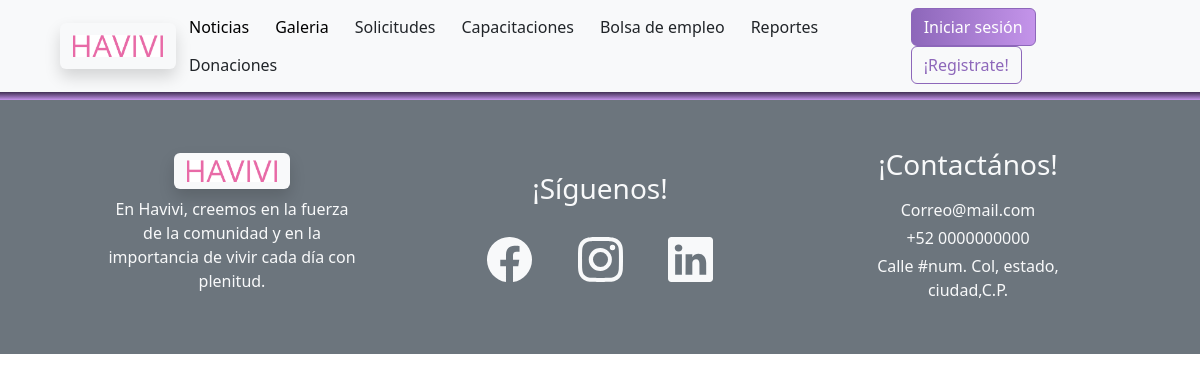
The app's page /empleo/, older data.
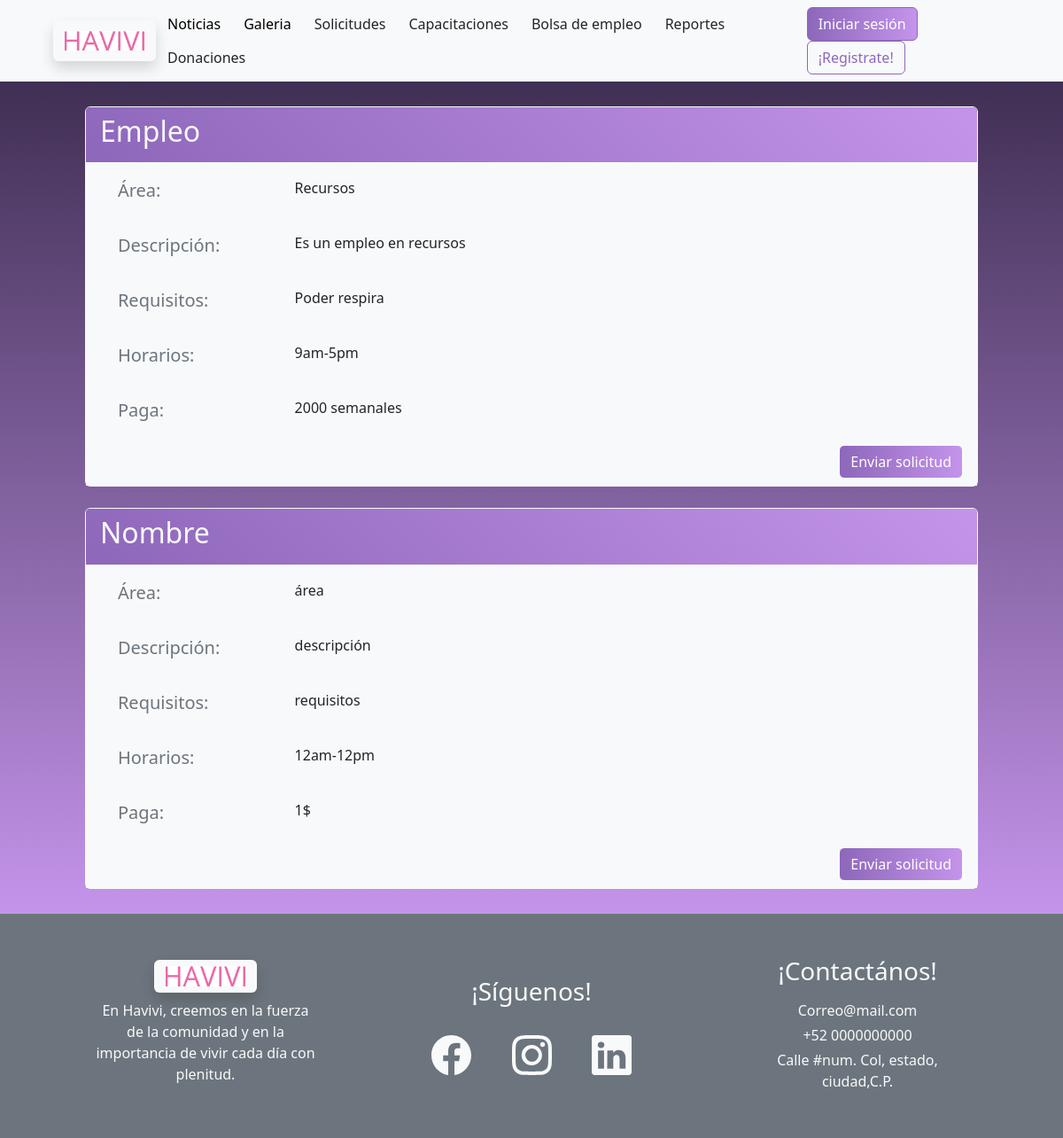
The same page, newer data.
### main/models.py (models this page shows)
class Empleos(models.Model):
    titulo = models.CharField(max_length=100)
    área = models.CharField(max_length=100)
    descripción = models.CharField(max_length=1000)
    requisitos = models.CharField(max_length=500)
    horario = models.CharField(max_length=100)
    paga = models.CharField(max_length=100)

### main/views.py (the view)
# urls.py: path('empleo/', views.bolsa_view, name="empleo"),
def bolsa_view(request):
    empleos = Empleos.objects.all()
    return render(request, 'bolsa_de_empleo.html',{
        'empleos' : empleos
    })

### main/templates/bolsa_de_empleo.html (shortened to what this page needs)
{% include 'layouts/navBar.html' %}
{% load static %}
{% block styles %}
<link href="https://cdn.jsdelivr.net/npm/bootstrap@5.3.3/dist/css/bootstrap.min.css" rel="stylesheet">
<link rel="stylesheet" type="text/css" href="{% static '/css/empleo.css' %}" />
{% endblock %}
{% block content %}
<section class="px-5 py-1 position-relative" id="emp-section">
    {%for empleos in empleos%}
    <div class="card text-light border-light bg-transparent my-4 mx-5">
        <div class="card-header border-light">
            <h2 class="text-start text-light">{{empleos.titulo}}</h1>
        </div>
        <div class="card-text bg-light">
            <div class="row gx-5 justify-content-center">
                <p class="col-2 text-start text-secondary my-2 mx-3 py-2 px-3 fs-5">Área: </p>
                <p class="col-9 text-start text-dark my-2 py-2 fs-0">{{empleos.área}}</p>
            </div>
            <div class="row gx-5 justify-content-center">
                <p class="col-2 text-start text-secondary my-2 mx-3 py-2 px-3 fs-5">Descripción: </p>
                <p class="col-9 text-start text-dark my-2 py-2 fs-0">{{empleos.descripción}}</p>
            </div>
            <div class="row gx-5 justify-content-center">
                <p class="col-2 text-start text-secondary my-2 mx-3 py-2 px-3 fs-5">Requisitos: </p>
                <p class="col-9 text-start text-dark my-2 py-2 fs-0">{{empleos.requisitos}}</p>
            </div>
            <div class="row gx-5 justify-content-center">
                <p class="col-2 text-start text-secondary my-2 mx-3 py-2 px-3 fs-5">Horarios: </p>
                <p class="col-9 text-start text-dark my-2 py-2 fs-0">{{empleos.horario}}</p>
            </div>
            <div class="row gx-5 justify-content-center">
                <p class="col-2 text-start text-secondary my-2 mx-3 py-2 px-3 fs-5">Paga: </p>
                <p class="col-9 text-start text-dark my-2 py-2 fs-0">{{empleos.paga}}</p>
            </div>
            <input id="env-sol" class="my-2 mx-3 btn border-light float-end" type="button" value="Enviar solicitud">
        </div>
    </div>
    {%endfor%}
</section>
<section class="container-fluid bg-secondary">
    <div class="row p-5">
        <div class="align-middle col mx-5 align-self-center text-center">
            <button type="button" class="btn text-center shadow bg-light m-auto" onclick="homeRed()">
                <img src="{% static 'img/nav/havivi.png' %}" class="align-self-center m-auto navbar-brand text-center" width="90px">
            </button>
            <p class="my-2 text-light">En Havivi, creemos en la fuerza de la comunidad y en la importancia de vivir cada día con plenitud.</p>
        </div>
        <div class="align-middle col mx-5 align-self-center text-center">
            <div class="row text-light">
                <h5 class="my-3 fs-3">¡Síguenos!</h5>
                <div class="col my-3">
                    <a class="link-light" target="_blank" rel="noopener noreferrer" href="https://www.facebook.com/">
                    </a>
                </div>
                <div class="col my-3">
                    <a class="link-light" target="_blank" rel="noopener noreferrer" href="https://www.instagram.com/">
                    </a>
                </div>
                <div class="col my-3">
                    <a class="link-light" target="_blank" rel="noopener noreferrer" href="https://www.linkedin.com/">
                    </a>
                </div>
            </div>
        </div>
        <div class="align-middle col mx-5 align-self-center text-center text-light">
            <h5 class="mb-3 fs-3">¡Contactános!</h5>
            <p class="my-1">Correo@mail.com</p>
            <p class="my-1">+52 0000000000</p>
            <p class="my-1">Calle #num. Col, estado, ciudad,C.P.</p>
        </div>
    </div>
</section>
{% endblock %}

### main/templates/layouts/navBar.html (shortened to what this page needs)
{% load static %}
{% block styles %}
<link rel="stylesheet" type="text/css" href="{% static '/css/navbar.css' %}" />
<link href="https://cdn.jsdelivr.net/npm/bootstrap@5.3.3/dist/css/bootstrap.min.css" rel="stylesheet">
{% endblock %}
<nav class="navbar navbar-expand-md navbar-light bg-light px-5 z-3">
    <div class="container-fluid justify-content-center">
        <button type="button" class="btn text-center shadow bg-light" onclick="homeRed()">
            <img src="{% static 'img/nav/havivi.png' %}" class="align-self-center m-auto navbar-brand text-center" width="90px">
        </button>
        <div class="collapse navbar-collapse navBarContainer flex-grow-0 mx-auto" id="navbarSupportedContent">
            <ul class="nav text-center">
                <li class="nav-item dropdown">
                    <button type="button" class="btn">
                        <a class="text-black text-decoration-none" onclick="newsRed()">Noticias</a>
                    </button>
                </li>
                <li class="nav-item dropdown text-center">
                    <button type="button" class="btn">
                        <a class="text-black text-decoration-none" onclick="galeriaRed()">Galeria</a>
                    </button>
                </li>
                <li class="nav-item dropdown">
                    <button type="button" class="btn" onclick="solicitudesRed()">Solicitudes</button>
                </li>
                <li class="nav-item">
                    <button type="button" class="btn" onclick="capacitacionesRed()">Capacitaciones</button>
                </li>
                <li class="nav-item">
                    <button type="button" class="btn" onclick="empleoRed()">Bolsa de empleo</button>
                </li>
                <li class="nav-item">
                    <button type="button" class="btn" onclick="reportesRed()">Reportes</button>
                </li>
                <li class="nav-item">
                    <button type="button" class="btn" onclick="donacionesRed()">Donaciones</button>
                </li>
            </ul>
        </div>
        {% if user.is_authenticated %}
        <div class="nav-item dropdown no-arrow">
            <a class="nav-link dropdown-toggle" href="#" id="userDropdown" role="button"
                data-toggle="dropdown" aria-haspopup="true" aria-expanded="false">
                {% if user.is_superuser == 1 %}
                <span class="mr-2 d-none d-lg-inline text-black-600 small" style="color: black;">{{ user.username }}</span>
                {% else %}
                <span class="mr-2 d-none d-lg-inline text-black-600 small" style="color: black;">{{ user }}</span>
                {% endif %}
                {% if user.avatar %}
                <img class="img-profile rounded-circle" src="">
                {% else %}
                <img class="img-profile rounded-circle"
                    src="/media/default.png">
                {% endif %}
            </a>
            <!-- <div class="dropdown-menu dropdown-menu-right shadow animated--grow-in"
                aria-labelledby="userDropdown">
                <a class="dropdown-item" href="">
                    <i class="fas fa-user fa-sm fa-fw mr-2 " style="color: #002052;"></i>
                    Perfil
                </a>
                <div class="dropdown-divider"></div>
                <a class="dropdown-item" href="#" data-toggle="modal" data-target="#logoutModal">
                    <i class="fas fa-sign-out-alt fa-sm fa-fw mr-2 " style="color: #76100f;"></i>
                    Cerrar Sesión
                </a>
            </div> -->
        </div>
        {% else %}
        <div>
            <button id="inicio-btn" class="btn" type="submit" onclick="loginRedirect()">Iniciar sesión</button>
            <button id="reg-btn" type="button" class="btn ml-1">¡Registrate!</button>
        </div>
        {% endif %}
    </div>
</nav>

### main/static/css/navbar.css (style rules this page uses)
#inicio-btn { border-color: #8D67BA ; border-style: solid ; color: white ; background-image: linear-gradient(90deg, #8D67BA, #C494EA); }
#reg-btn { color: #8D67BA; border-color: #8D67BA; border-width: 1px; }

### main/static/css/empleo.css (style rules this page uses)
#emp-section { background-image: linear-gradient(#402F54, #C494EA); }
.card-header { background-image: linear-gradient(45deg, #8D67BA, #C494EA); }
#env-sol { border-style: solid ; color: white ; background-image: linear-gradient(90deg, #8D67BA, #C494EA); }

Row changes from the older to the newer data that the page shows:
added Empleos: titulo "Empleo", área "Recursos", descripción "Es un empleo en recursos", requisitos "Poder respira", horario "9am-5pm", paga "2000 semanales"
added Empleos: titulo "Nombre", área "área", descripción "descripción", requisitos "requisitos", horario "12am-12pm", paga "1$"
